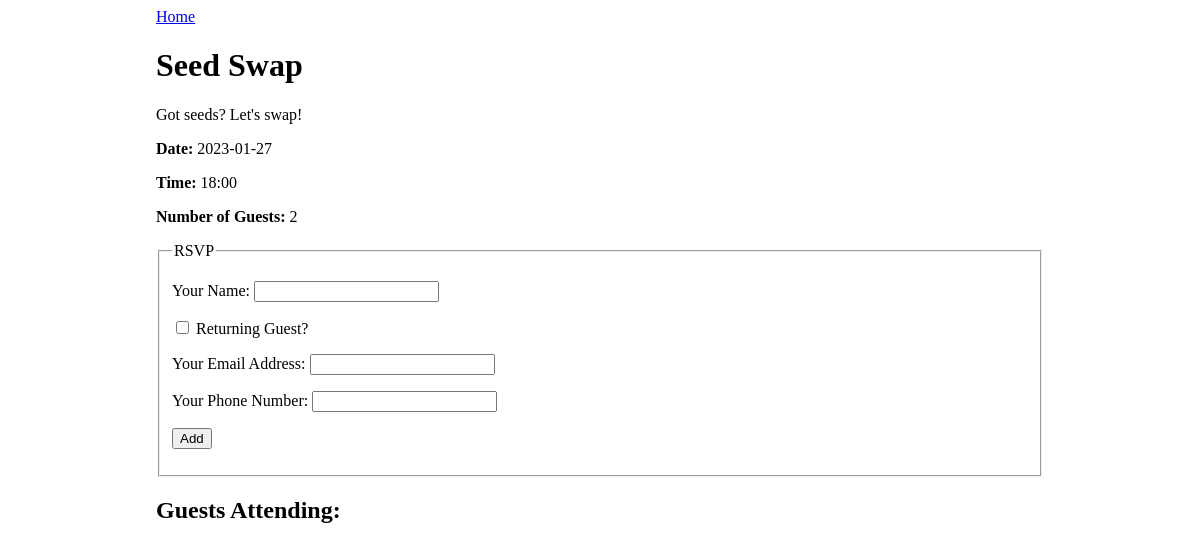
/event/3, run on the app's committed database.
### events_app/models.py (models this page shows)
class Event(db.Model):
    id = db.Column(db.Integer, primary_key=True)
    title = db.Column(db.String(80), nullable=False)
    description = db.Column(db.String(280))
    date_and_time = db.Column(db.DateTime)
    guests = db.relationship('Guest', secondary='guest_event', back_populates='events_attending')
    event_type = db.Column(db.Enum("Party", "Study", "Networking", "Lecture", "Workshop", name="event_type"))

### events_app/routes.py (the view)
@main.route('/event/<event_id>', methods=['GET'])
def event_detail(event_id):
    event = Event.query.filter_by(id=event_id).first()
    guest_count = Guest.query.count()
    return render_template('event_detail.html', event=event, guest_count=guest_count)

### events_app/templates/event_detail.html (shortened to what this page needs)
{% extends 'base.html' %}
{% block content %}
<a href="/">Home</a>
<h1>{{ event.title }}</h1>
<p>{{ event.description }}</p>
<p><strong>Date:</strong> {{ event.date_and_time.strftime('%Y-%m-%d') }}</p>
<p><strong>Time:</strong> {{ event.date_and_time.strftime('%H:%M') }}</p>
<p><strong>Number of Guests:</strong> {{ guest_count }}</p>
<form method="POST">
    <fieldset>
        <legend>RSVP</legend>
        <p>
            <label>
                Your Name:
                <input type="text" name="guest_name">
            </label>
        </p>
        <p>
            <label>
                <input type="checkbox" name="returning" onchange="returningGuestChanged(this.checked)">
                Returning Guest?
            </label>
        </p>
        <div id="new-guest-info">
            <p>
                <label>
                    Your Email Address:
                    <input type="email" name="email">
                </label>
            </p>
            <p>
                <label>
                    Your Phone Number:
                    <input type="phone" name="phone">
                </label>
            </p>
        </div>
        <p>
            <input type="submit" name="submit" value="Add">
        </p>
    </fieldset>
</form>
<h2>Guests Attending:</h2>
{% endblock %}

### events_app/static/style.css (style rules this page uses)
body { display: flex; justify-content: center; }

### data on the page
Event: title "Seed Swap", description "Got seeds? Let's swap!", date_and_time "2023-01-27", date_and_time "18:00"

### other printed values
{{ guest_count }} "2"
